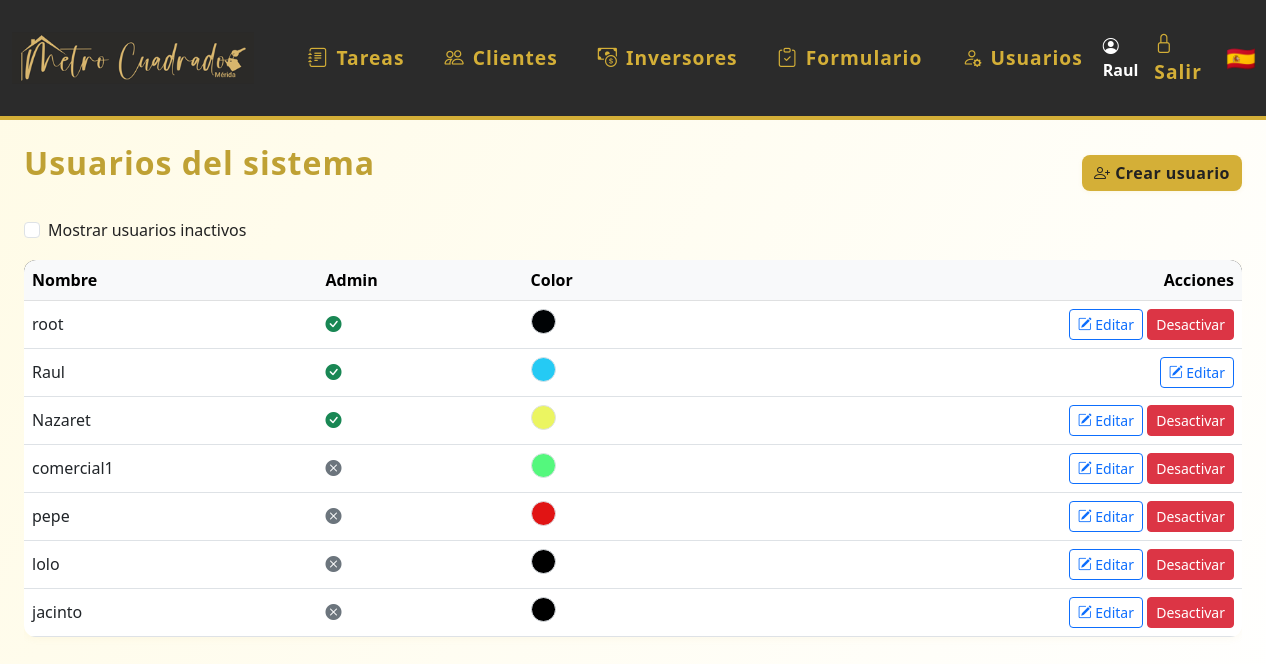
The page /usuarios (signed in) on the database as committed earlier.
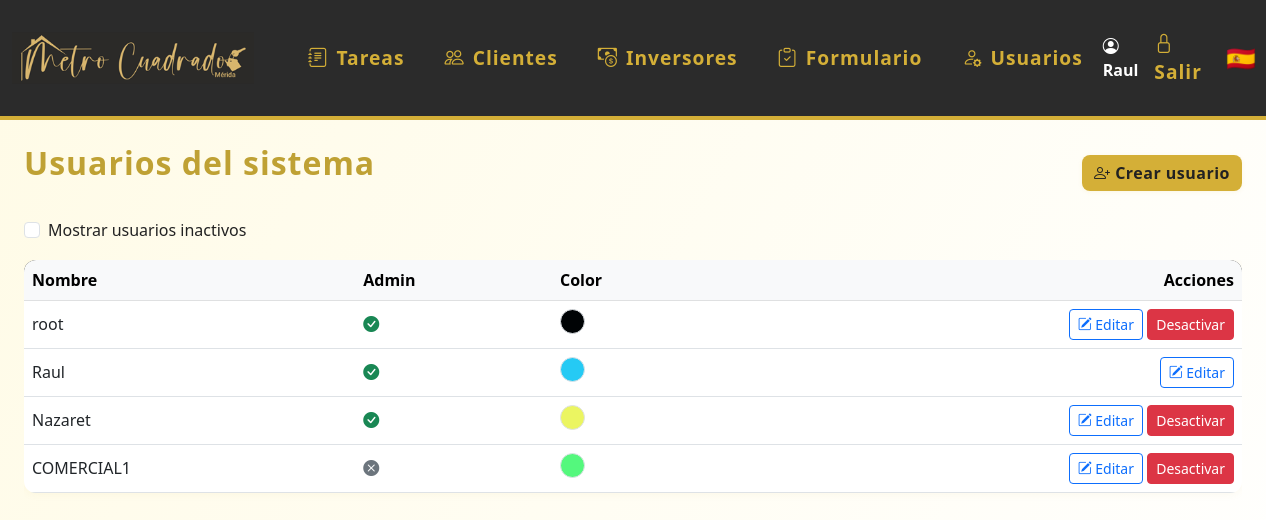
The same page on the database as committed later.
### models.py (models this page shows)
class Usuario(UserMixin, db.Model):
    id = db.Column(db.Integer, primary_key=True)
    nombre = db.Column(db.String(80), unique=True, nullable=False)
    password = db.Column(db.String(200), nullable=False)
    es_admin = db.Column(db.Boolean, default=False)
    color = db.Column(db.String(7), nullable=True, default='#3788d8') # Color en formato hex, e.g., #RRGGBB
    email = db.Column(db.String(120), unique=True, nullable=True)
    telefono = db.Column(db.String(20), unique=True, nullable=True)
    activo = db.Column(db.Boolean, default=True)  # Nuevo campo para desactivar usuario
    notificar_email = db.Column(db.Boolean, default=True)
    notificar_telegram = db.Column(db.Boolean, default=False)
    chat_id_telegram = db.Column(db.String(32), nullable=True)
    eventos = db.relationship('Evento', backref='usuario', lazy=True)
    tareas = db.relationship('Tarea', back_populates='usuario')

### app.py (the view)
@app.route('/usuarios')
@login_required
def usuarios():
    if not current_user.es_admin:
        flash('No tienes permiso para acceder a esta página.')
        return redirect(url_for('dashboard'))
    mostrar_inactivos = request.args.get('inactivos') == '1'
    query = Usuario.query
    if not mostrar_inactivos:
        query = query.filter_by(activo=True)
    usuarios = query.all()
    return render_template('usuarios.html', usuarios=usuarios)

### app.py (called while the page is built)
@login_manager.user_loader
def load_user(user_id):
    return Usuario.query.get(int(user_id))

### templates/usuarios.html (shortened to what this page needs)
{% extends 'base.html' %}
{% block content %}
<div class="d-flex justify-content-between align-items-center mb-3">
    <h2>Usuarios del sistema</h2>
    <a href="{{ url_for('crear_usuario') }}" class="btn btn-primary">
        <i class="bi bi-person-plus"></i> Crear usuario
    </a>
</div>
<form method="get" class="mb-3" style="max-width:400px;">
    <div class="form-check">
        <input class="form-check-input" type="checkbox" value="1" id="mostrarInactivos" name="inactivos" onchange="this.form.submit()" {% if request.args.get('inactivos') == '1' %}checked{% endif %}>
        <label class="form-check-label" for="mostrarInactivos">
            Mostrar usuarios inactivos
        </label>
    </div>
</form>
<div class="table-responsive">
    <table class="table table-hover align-middle">
        <thead class="table-light">
            <tr>
                <th>Nombre</th>
                <th>Admin</th>
                <th>Color</th>
                <th class="text-end">Acciones</th>
            </tr>
        </thead>
        <tbody>
            {% for usuario in usuarios %}
            <tr>
                <td>{{ usuario.nombre }}</td>
                <td>
                    {% if usuario.es_admin %}
                        <i class="bi bi-check-circle-fill text-success" title="Sí"></i>
                    {% else %}
                        <i class="bi bi-x-circle-fill text-secondary" title="No"></i>
                    {% endif %}
                </td>
                <td>
                    <span style="display: inline-block; width: 25px; height: 25px; border-radius: 50%; background-color: {{ usuario.color or '#f8f9fa' }}; border: 1px solid #dee2e6;"></span>
                </td>
                <td class="text-end">
                    <a href="{{ url_for('editar_usuario', usuario_id=usuario.id) }}" class="btn btn-outline-primary btn-sm">
                        <i class="bi bi-pencil-square"></i> Editar
                    </a>
                    {% if current_user.es_admin and usuario.id != current_user.id %}
                        <form method="POST" action="{{ url_for('toggle_usuario', usuario_id=usuario.id) }}" style="display:inline;">
                            <button type="submit" class="btn btn-sm {% if usuario.activo %}btn-danger{% else %}btn-success{% endif %}" onclick="return confirm('¿Seguro que quieres {% if usuario.activo %}desactivar{% else %}activar{% endif %} este usuario?');">
                                {% if usuario.activo %}Desactivar{% else %}Activar{% endif %}
                            </button>
                        </form>
                    {% endif %}
                </td>
            </tr>
            {% else %}
            <tr>
                <td colspan="4" class="text-center"><em>No hay usuarios registrados.</em></td>
            </tr>
            {% endfor %}
        </tbody>
    </table>
</div>
{% endblock %}

### templates/base.html (shortened to what this page needs)
<!DOCTYPE html>
<html lang="es">
<head>
    <link rel="stylesheet" href="https://cdn.jsdelivr.net/npm/bootstrap@5.3.0/dist/css/bootstrap.min.css">
    <link rel="stylesheet" href="{{ url_for('static', filename='estilos.css') }}">
    <link rel="stylesheet" href="https://cdn.jsdelivr.net/npm/bootstrap-icons@1.10.5/font/bootstrap-icons.css">
</head>
<body class="d-flex flex-column vh-100">
{% if request.path != '/login' %}
<nav class="navbar navbar-expand-lg mb-4">
  <div class="container-fluid">
    <a class="navbar-brand d-flex align-items-center" href="/">
      <img src="{{ url_for('static', filename='logoraul.png') }}" alt="Logo" style="height:90px;margin-right:18px;">
    </a>
    <div class="collapse navbar-collapse" id="navbarNav">
      <ul class="navbar-nav me-auto mb-2 mb-lg-0">
        <li class="nav-item mx-1">
          <a class="nav-link btn btn-outline-success rounded-pill px-3 d-flex align-items-center gap-2 menu-tareas" href="/">
            <i class="bi bi-journal-text"></i> Tareas
          </a>
        </li>
        <li class="nav-item mx-1">
          <a class="nav-link btn btn-outline-primary rounded-pill px-3 d-flex align-items-center gap-2 menu-clientes" href="/clientes">
            <i class="bi bi-people"></i> Clientes
          </a>
        </li>
        <li class="nav-item mx-1">
          <a class="nav-link btn btn-outline-danger rounded-pill px-3 d-flex align-items-center gap-2 menu-inversores" href="/inversores">
            <i class="bi bi-cash-coin"></i> Inversores
          </a>
        </li>
        {% if current_user.is_authenticated %}
        <li class="nav-item mx-1">
          <a class="nav-link btn btn-outline-secondary rounded-pill px-3 d-flex align-items-center gap-2 menu-respuestas" href="/respuestas_formulario">
            <i class="bi bi-clipboard-check"></i> Formulario
          </a>
        </li>
        {% endif %}
        {% if current_user.is_authenticated and current_user.es_admin %}
        <li class="nav-item mx-1">
          <a class="nav-link btn btn-outline-dark rounded-pill px-3 d-flex align-items-center gap-2 menu-usuarios" href="/usuarios">
            <i class="bi bi-person-gear"></i> Usuarios
          </a>
        </li>
        {% endif %}
      </ul>
      <ul class="navbar-nav align-items-center">
        {% if current_user.is_authenticated %}
        <li class="nav-item me-2">
          <span class="navbar-text fw-bold text-white"><i class="bi bi-person-circle"></i> {{ current_user.nombre }}</span>
        </li>
        <li class="nav-item"><a class="nav-link" href="/logout" title="Salir"><span class="bi bi-lock"></span> Salir</a></li>
        {% else %}
        <li class="nav-item"><a class="nav-link" href="/login" title="Entrar"><span class="bi bi-lock"></span> Entrar</a></li>
        {% endif %}
        <li class="nav-item ms-3"><span class="fs-4">🇪🇸</span></li>
      </ul>
    </div>
  </div>
</nav>
{% endif %}
<div class="flex-grow-1 d-flex flex-column px-4" style="width:100vw;">
    {% block content %}{% endblock %}
</div>
</body>
</html>

### static/estilos.css (style rules this page uses)
body { background: linear-gradient(120deg, #fffbe6 0%, #fff 100%); font-family: 'Segoe UI', 'Arial', sans-serif; color: #222; }
.navbar { background: #2b2b2b !important; border-bottom: 4px solid #d4af37; }
.navbar-brand, .navbar-nav .nav-link { color: #d4af37 !important; font-weight: 600; font-size: 1.2rem; letter-spacing: 1px; }
.navbar-brand img { height: 40px; margin-right: 10px; }
.btn-primary, .btn-success { background: #d4af37; border: none; color: #222; font-weight: 600; border-radius: 8px; box-shadow: 0 1px 4px rgba(212,175,55,0.10), 0 0 0 0 #d4af37; letter-spacing: 0.5px; transition: background 0.2s, color 0.2s, box-shadow 0.2s; }
.table thead { background: #222; color: #d4af37; }
h2 { color: #bfa134; font-weight: 700; letter-spacing: 1px; margin-bottom: 1.2rem; }
.table { border-radius: 12px; overflow: hidden; box-shadow: 0 1px 8px rgba(212,175,55,0.07); }

Rows that differ between the two databases and show on the page:
removed Usuario: nombre "pepe", es_admin False (drawn), activo "Desactivar"
removed Usuario: nombre "lolo", es_admin False (drawn), activo "Desactivar"
removed Usuario: nombre "jacinto", es_admin False (drawn), activo "Desactivar"
changed Usuario: nombre "comercial1" → "COMERCIAL1"
